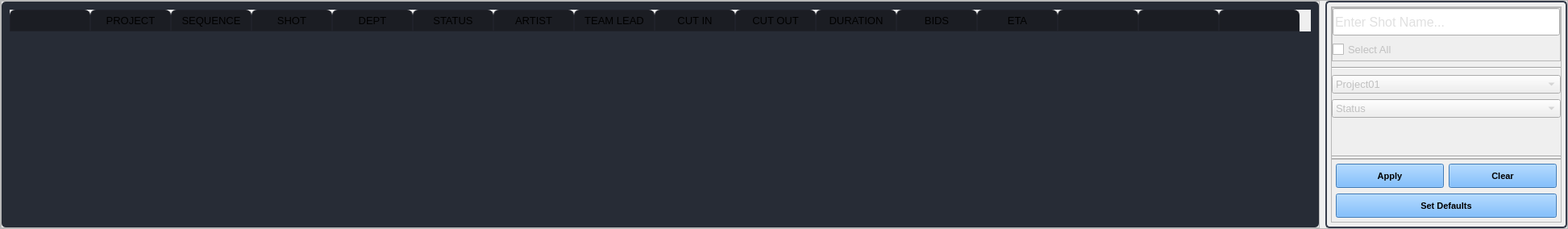
                     <widget class="QWidget" name="all_shots_page">
                      <layout class="QGridLayout" name="gridLayout_46">
                       <property name="leftMargin">
                        <number>0</number>
                       </property>
                       <property name="topMargin">
                        <number>0</number>
                       </property>
                       <property name="rightMargin">
                        <number>0</number>
                       </property>
                       <property name="bottomMargin">
                        <number>0</number>
                       </property>
                       <property name="spacing">
                        <number>0</number>
                       </property>
                       <item row="0" column="0">
                        <widget class="QFrame" name="frame_20">
                         <property name="frameShape">
                          <enum>QFrame::StyledPanel</enum>
                         </property>
                         <property name="frameShadow">
                          <enum>QFrame::Raised</enum>
                         </property>
                         <layout class="QGridLayout" name="gridLayout_45">
                          <property name="leftMargin">
                           <number>0</number>
                          </property>
                          <property name="topMargin">
                           <number>0</number>
                          </property>
                          <property name="rightMargin">
                           <number>0</number>
                          </property>
                          <property name="bottomMargin">
                           <number>0</number>
                          </property>
                          <property name="horizontalSpacing">
                           <number>7</number>
                          </property>
                          <property name="verticalSpacing">
                           <number>0</number>
                          </property>
                          <item row="1" column="1">
                           <widget class="QFrame" name="filter_frame">
                            <property name="minimumSize">
                             <size>
                              <width>300</width>
                              <height>0</height>
                             </size>
                            </property>
                            <property name="maximumSize">
                             <size>
                              <width>500</width>
                              <height>16777215</height>
                             </size>
                            </property>
                            <property name="styleSheet">
                             <string notr="true">QFrame#filter_frame {border:2px solid  rgb(54, 60, 74);
border-radius:5px;
}</string>
                            </property>
                            <property name="frameShape">
                             <enum>QFrame::StyledPanel</enum>
                            </property>
                            <property name="frameShadow">
                             <enum>QFrame::Raised</enum>
                            </property>
                            <layout class="QGridLayout" name="gridLayout_65">
                             <property name="leftMargin">
                              <number>5</number>
                             </property>
                             <property name="topMargin">
                              <number>5</number>
                             </property>
                             <property name="rightMargin">
                              <number>5</number>
                             </property>
                             <property name="bottomMargin">
                              <number>5</number>
                             </property>
                             <property name="spacing">
                              <number>0</number>
                             </property>
                             <item row="0" column="0">
                              <widget class="QFrame" name="frame_43">
                               <property name="styleSheet">
                                <string notr="true">color: rgb(193, 193, 193);</string>
                               </property>
                               <property name="frameShape">
                                <enum>QFrame::StyledPanel</enum>
                               </property>
                               <property name="frameShadow">
                                <enum>QFrame::Raised</enum>
                               </property>
                               <layout class="QGridLayout" name="gridLayout_17">
                                <property name="leftMargin">
                                 <number>0</number>
                                </property>
                                <property name="topMargin">
                                 <number>0</number>
                                </property>
                                <property name="rightMargin">
                                 <number>0</number>
                                </property>
                                <property name="bottomMargin">
                                 <number>0</number>
                                </property>
                                <property name="horizontalSpacing">
                                 <number>0</number>
                                </property>
                                <property name="verticalSpacing">
                                 <number>7</number>
                                </property>
                                <item row="0" column="0">
                                 <widget class="QFrame" name="frame_44">
                                  <property name="frameShape">
                                   <enum>QFrame::StyledPanel</enum>
                                  </property>
                                  <property name="frameShadow">
                                   <enum>QFrame::Raised</enum>
                                  </property>
                                  <layout class="QGridLayout" name="gridLayout_44">
                                   <property name="leftMargin">
                                    <number>0</number>
                                   </property>
                                   <property name="topMargin">
                                    <number>0</number>
                                   </property>
                                   <property name="rightMargin">
                                    <number>0</number>
                                   </property>
                                   <property name="bottomMargin">
                                    <number>0</number>
                                   </property>
                                   <property name="horizontalSpacing">
                                    <number>0</number>
                                   </property>
                                   <property name="verticalSpacing">
                                    <number>5</number>
                                   </property>
                                   <item row="1" column="0">
                                    <widget class="QCheckBox" name="sel_all_shtTable_chkBox">
                                     <property name="font">
                                      <font>
                                       <pointsize>10</pointsize>
                                      </font>
                                     </property>
                                     <property name="text">
                                      <string>Select All</string>
                                     </property>
                                    </widget>
                                   </item>
                                   <item row="1" column="1">
                                    <widget class="QPushButton" name="assign_leads_btn">
                                     <property name="cursor">
                                      <cursorShape>PointingHandCursor</cursorShape>
                                     </property>
                                     <property name="toolTip">
                                      <string>Assign to Leads</string>
                                     </property>
                                     <property name="styleSheet">
                                      <string notr="true">QPushButton{
padding:5px;
background-color: rgb(230, 123, 0);
}
QPushButton::hover{
	background-color: rgb(230, 149, 9);
}
QPushButton::pressed{
	background-color: rgb(208, 111, 0);
}</string>
                                     </property>
                                     <property name="text">
                                      <string/>
                                     </property>
                                     <property name="icon">
                                      <iconset resource="../files.qrc">
                                       <normaloff>:/24x24/icons/24x24/cil-user-follow.png</normaloff>:/24x24/icons/24x24/cil-user-follow.png</iconset>
                                     </property>
                                     <property name="iconSize">
                                      <size>
                                       <width>20</width>
                                       <height>20</height>
                                      </size>
                                     </property>
                                     <property name="flat">
                                      <bool>true</bool>
                                     </property>
                                    </widget>
                                   </item>
                                   <item row="0" column="0" colspan="2">
                                    <widget class="QLineEdit" name="shot_search_lineEdit">
                                     <property name="sizePolicy">
                                      <sizepolicy hsizetype="Expanding" vsizetype="Fixed">
                                       <horstretch>0</horstretch>
                                       <verstretch>0</verstretch>
                                      </sizepolicy>
                                     </property>
                                     <property name="minimumSize">
                                      <size>
                                       <width>0</width>
                                       <height>34</height>
                                      </size>
                                     </property>
                                     <property name="font">
                                      <font>
                                       <pointsize>12</pointsize>
                                      </font>
                                     </property>
                                     <property name="frame">
                                      <bool>true</bool>
                                     </property>
                                     <property name="placeholderText">
                                      <string>Enter Shot Name...</string>
                                     </property>
                                    </widget>
                                   </item>
                                  </layout>
                                 </widget>
                                </item>
                                <item row="5" column="0">
                                 <widget class="Line" name="line_9">
                                  <property name="orientation">
                                   <enum>Qt::Horizontal</enum>
                                  </property>
                                 </widget>
                                </item>
                                <item row="7" column="0">
                                 <widget class="QComboBox" name="stat_filter_cb">
                                  <property name="font">
                                   <font>
                                    <pointsize>10</pointsize>
                                   </font>
                                  </property>
                                  <item>
                                   <property name="text">
                                    <string>Status</string>
                                   </property>
                                  </item>
                                  <item>
                                   <property name="text">
                                    <string>Status2</string>
                                   </property>
                                  </item>
                                  <item>
                                   <property name="text">
                                    <string>Status3</string>
                                   </property>
                                  </item>
                                 </widget>
                                </item>
                                <item row="9" column="0">
                                 <widget class="Line" name="line_14">
                                  <property name="orientation">
                                   <enum>Qt::Horizontal</enum>
                                  </property>
                                 </widget>
                                </item>
                                <item row="6" column="0">
                                 <widget class="QComboBox" name="pro_filter_cb">
                                  <property name="font">
                                   <font>
                                    <pointsize>10</pointsize>
                                   </font>
                                  </property>
                                  <item>
                                   <property name="text">
                                    <string>Project01</string>
                                   </property>
                                  </item>
                                  <item>
                                   <property name="text">
                                    <string>Project02</string>
                                   </property>
                                  </item>
                                  <item>
                                   <property name="text">
                                    <string>Project03</string>
                                   </property>
                                  </item>
                                 </widget>
                                </item>
                                <item row="8" column="0">
                                 <spacer name="verticalSpacer_4">
                                  <property name="orientation">
                                   <enum>Qt::Vertical</enum>
                                  </property>
                                  <property name="sizeHint" stdset="0">
                                   <size>
                                    <width>20</width>
                                    <height>40</height>
                                   </size>
                                  </property>
                                 </spacer>
                                </item>
                               </layout>
                              </widget>
                             </item>
                             <item row="1" column="0">
                              <widget class="QFrame" name="frame_45">
                               <property name="styleSheet">
                                <string notr="true">QPushButton{
	background-color: rgb(85, 170, 255);
}</string>
                               </property>
                               <property name="frameShape">
                                <enum>QFrame::StyledPanel</enum>
                               </property>
                               <property name="frameShadow">
                                <enum>QFrame::Raised</enum>
                               </property>
                               <layout class="QGridLayout" name="gridLayout_29">
                                <property name="leftMargin">
                                 <number>5</number>
                                </property>
                                <property name="topMargin">
                                 <number>5</number>
                                </property>
                                <property name="rightMargin">
                                 <number>5</number>
                                </property>
                                <property name="bottomMargin">
                                 <number>5</number>
                                </property>
                                <property name="verticalSpacing">
                                 <number>7</number>
                                </property>
                                <item row="1" column="0" colspan="2">
                                 <widget class="QPushButton" name="set_default_btn">
                                  <property name="minimumSize">
                                   <size>
                                    <width>30</width>
                                    <height>30</height>
                                   </size>
                                  </property>
                                  <property name="font">
                                   <font>
                                    <family>Segoe UI</family>
                                    <pointsize>8</pointsize>
                                    <weight>75</weight>
                                    <bold>true</bold>
                                   </font>
                                  </property>
                                  <property name="cursor">
                                   <cursorShape>PointingHandCursor</cursorShape>
                                  </property>
                                  <property name="text">
                                   <string>Set Defaults</string>
                                  </property>
                                  <property name="icon">
                                   <iconset resource="../files.qrc">
                                    <normaloff>:/24x24/icons/24x24/cil-camera-roll.png</normaloff>:/24x24/icons/24x24/cil-camera-roll.png</iconset>
                                  </property>
                                  <property name="iconSize">
                                   <size>
                                    <width>13</width>
                                    <height>13</height>
                                   </size>
                                  </property>
                                 </widget>
                                </item>
                                <item row="0" column="1">
                                 <widget class="QPushButton" name="clear_filter_btn">
                                  <property name="minimumSize">
                                   <size>
                                    <width>80</width>
                                    <height>30</height>
                                   </size>
                                  </property>
                                  <property name="font">
                                   <font>
                                    <pointsize>8</pointsize>
                                    <weight>75</weight>
                                    <bold>true</bold>
                                   </font>
                                  </property>
                                  <property name="cursor">
                                   <cursorShape>PointingHandCursor</cursorShape>
                                  </property>
                                  <property name="text">
                                   <string>Clear</string>
                                  </property>
                                  <property name="icon">
                                   <iconset resource="../files.qrc">
                                    <normaloff>:/24x24/icons/24x24/cil-x.png</normaloff>:/24x24/icons/24x24/cil-x.png</iconset>
                                  </property>
                                  <property name="iconSize">
                                   <size>
                                    <width>13</width>
                                    <height>13</height>
                                   </size>
                                  </property>
                                 </widget>
                                </item>
                                <item row="0" column="0">
                                 <widget class="QPushButton" name="apply_filter_btn">
                                  <property name="minimumSize">
                                   <size>
                                    <width>80</width>
                                    <height>30</height>
                                   </size>
                                  </property>
                                  <property name="font">
                                   <font>
                                    <family>Segoe UI</family>
                                    <pointsize>8</pointsize>
                                    <weight>75</weight>
                                    <bold>true</bold>
                                   </font>
                                  </property>
                                  <property name="cursor">
                                   <cursorShape>PointingHandCursor</cursorShape>
                                  </property>
                                  <property name="text">
                                   <string>Apply</string>
                                  </property>
                                  <property name="icon">
                                   <iconset resource="../files.qrc">
                                    <normaloff>:/24x24/icons/24x24/cil-check-alt.png</normaloff>:/24x24/icons/24x24/cil-check-alt.png</iconset>
                                  </property>
                                  <property name="iconSize">
                                   <size>
                                    <width>13</width>
                                    <height>13</height>
                                   </size>
                                  </property>
                                 </widget>
                                </item>
                               </layout>
                              </widget>
                             </item>
                            </layout>
                           </widget>
                          </item>
                          <item row="0" column="0" rowspan="2">
                           <widget class="QFrame" name="frame_22">
                            <property name="frameShape">
                             <enum>QFrame::StyledPanel</enum>
                            </property>
                            <property name="frameShadow">
                             <enum>QFrame::Raised</enum>
                            </property>
                            <layout class="QGridLayout" name="gridLayout_32">
                             <property name="leftMargin">
                              <number>0</number>
                             </property>
                             <property name="topMargin">
                              <number>0</number>
                             </property>
                             <property name="rightMargin">
                              <number>0</number>
                             </property>
                             <property name="bottomMargin">
                              <number>0</number>
                             </property>
                             <property name="spacing">
                              <number>0</number>
                             </property>
                             <item row="0" column="0">
                              <widget class="QTableWidget" name="all_shots_tbWidget">
                               <property name="font">
                                <font>
                                 <pointsize>10</pointsize>
                                </font>
                               </property>
                               <property name="focusPolicy">
                                <enum>Qt::NoFocus</enum>
                               </property>
                               <property name="styleSheet">
                                <string notr="true">QTableWidget {	
	background-color: rgb(39, 44, 54);
	padding: 10px;
	border-radius: 5px;
	alternate-background-color: rgb(42, 48, 59);
}
QTableWidget::item{
	padding-left: 5px;
	padding-right: 5px;
}
QTableWidget::item:selected{
	background-color: rgb(94, 94, 94);
	color: rgb(255, 255, 255);
}
QScrollBar:horizontal {
    border: none;
    background: rgb(52, 59, 72);
    height: 7px;
    margin: 0px 21px 0 21px;
	border-radius: 0px;
}
 QScrollBar:vertical {
	border: none;
    background: rgb(52, 59, 72);
    width: 14px;
    margin: 21px 0 21px 0;
	border-radius: 0px;
 }
QHeaderView::section{
	Background-color: rgb(39, 44, 54);
	max-width: 30px;
	border: 1px solid rgb(44, 49, 60);
	border-style: none;
    border-bottom: 1px solid rgb(44, 49, 60);
    border-right: 1px solid rgb(44, 49, 60);
}
QTableWidget::horizontalHeader {	
	background-color: rgb(81, 255, 0);
}
QHeaderView::section:horizontal
{
    border: 1px solid rgb(32, 34, 42);
	background-color: rgb(27, 29, 35);
	padding: 3px;
	border-top-left-radius: 7px;
    border-top-right-radius: 7px;
}
QHeaderView::section:vertical
{
    border: 1px solid rgb(44, 49, 60);
}

</string>
                               </property>
                               <property name="frameShape">
                                <enum>QFrame::NoFrame</enum>
                               </property>
                               <property name="frameShadow">
                                <enum>QFrame::Sunken</enum>
                               </property>
                               <property name="sizeAdjustPolicy">
                                <enum>QAbstractScrollArea::AdjustToContents</enum>
                               </property>
                               <property name="editTriggers">
                                <set>QAbstractItemView::NoEditTriggers</set>
                               </property>
                               <property name="dragDropMode">
                                <enum>QAbstractItemView::NoDragDrop</enum>
                               </property>
                               <property name="alternatingRowColors">
                                <bool>true</bool>
                               </property>
                               <property name="selectionBehavior">
                                <enum>QAbstractItemView::SelectRows</enum>
                               </property>
                               <property name="showGrid">
                                <bool>false</bool>
                               </property>
                               <property name="sortingEnabled">
                                <bool>false</bool>
                               </property>
                               <attribute name="verticalHeaderVisible">
                                <bool>false</bool>
                               </attribute>
                               <attribute name="verticalHeaderShowSortIndicator" stdset="0">
                                <bool>true</bool>
                               </attribute>
                               <column>
                                <property name="text">
                                 <string/>
                                </property>
                               </column>
                               <column>
                                <property name="text">
                                 <string>PROJECT</string>
                                </property>
                               </column>
                               <column>
                                <property name="text">
                                 <string>SEQUENCE</string>
                                </property>
                               </column>
                               <column>
                                <property name="text">
                                 <string>SHOT</string>
                                </property>
                               </column>
                               <column>
                                <property name="text">
                                 <string>DEPT</string>
                                </property>
                               </column>
                               <column>
                                <property name="text">
                                 <string>STATUS</string>
                                </property>
                               </column>
                               <column>
                                <property name="text">
                                 <string>ARTIST</string>
                                </property>
                               </column>
                               <column>
                                <property name="text">
                                 <string>TEAM LEAD</string>
                                </property>
                               </column>
                               <column>
                                <property name="text">
                                 <string>CUT IN</string>
                                </property>
                               </column>
                               <column>
                                <property name="text">
                                 <string>CUT OUT</string>
                                </property>
                               </column>
                               <column>
                                <property name="text">
                                 <string>DURATION</string>
                                </property>
                               </column>
                               <column>
                                <property name="text">
                                 <string>BIDS</string>
                                </property>
                               </column>
                               <column>
                                <property name="text">
                                 <string>ETA</string>
                                </property>
                               </column>
                               <column>
                                <property name="text">
                                 <string/>
                                </property>
                               </column>
                               <column>
                                <property name="text">
                                 <string/>
                                </property>
                               </column>
                               <column>
                                <property name="text">
                                 <string/>
                                </property>
                               </column>
                              </widget>
                             </item>
                            </layout>
                           </widget>
                          </item>
                         </layout>
                        </widget>
                       </item>
                      </layout>
                     </widget>
